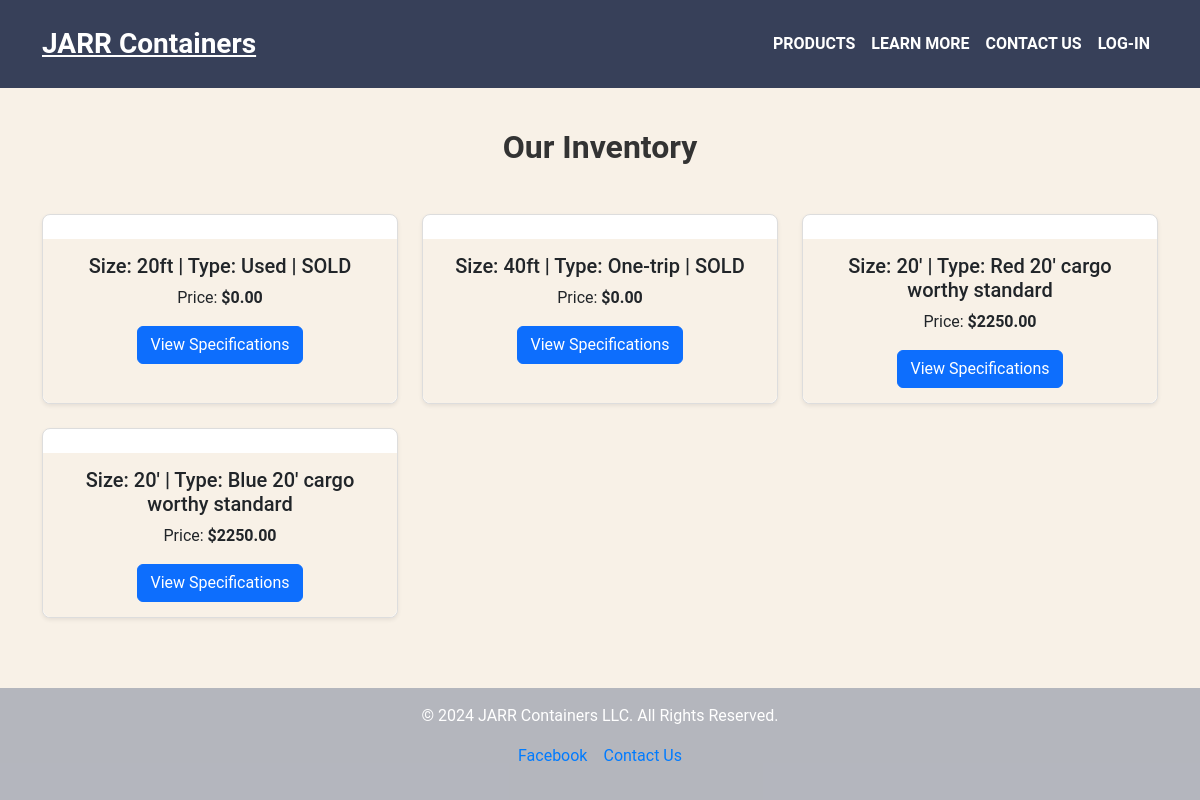
Page /products on the committed database.
### app.py (models this page shows, shortened)
class Container(db.Model):
    id = db.Column(db.Integer, primary_key=True)
    image1 = db.Column(db.String(200), nullable=True)
    image2 = db.Column(db.String(200), nullable=True)
    image3 = db.Column(db.String(200), nullable=True)
    image4 = db.Column(db.String(200), nullable=True)
    image5 = db.Column(db.String(200), nullable=True)
    price = db.Column(db.Float, nullable=False)
    size = db.Column(db.String(50), nullable=False)
    type = db.Column(db.String(50), nullable=False)
    details = db.Column(db.Text, nullable=False)

### app.py (the view)
@app.route('/products')
def products():
    containers = Container.query.all()
    return render_template('products.html', containers=containers)

### templates/products.html (shortened to what this page needs)
{% extends 'base.html' %}
{% block content %}
<section class="container py-5">
    <h2 class="text-center mb-5">Our Inventory</h2>
    <div class="row gy-4">
        {% if containers %}
            {% for container in containers %}
            <div class="col-md-6 col-lg-4">
                <div class="card w-100 h-100 shadow-sm">
                    <div class="card-body">
                        <h5 class="card-title">Size: {{ container.size }} | Type: {{ container.type }}</h5>
                        <p class="card-text">Price: <strong>${{ '{:.2f}'.format(container.price) }}</strong></p>
                        <a href="{{ url_for('product_specifications', container_id=container.id) }}" class="btn btn-primary">View Specifications</a>
                    </div>
                </div>
            </div>
            {% endfor %}
        {% else %}
        <p class="text-center">No containers are available at the moment. Please check back later!</p>
        {% endif %}
    </div>
</section>
{% endblock %}

### static/css/styles.css (style rules this page uses)
* { margin: 0; padding: 0; box-sizing: border-box; }
html, body { height: 100%; margin: 0; }
body { padding-top: 80px; font-family: 'Roboto', sans-serif; background-color: #f8f1e7; color: #000; display: flex; flex-direction: column; }
section { padding: 60px 20px; }
section h2 { font-weight: 700; }
.card { border: 1px solid #ddd; border-radius: 8px; transition: transform 0.2s ease, box-shadow 0.2s ease; width: 30%; box-sizing: border-box; }
.card-body { text-align: center; background-color: #f8f1e7; border-radius: 0 0 8px 8px; padding: 15px; }
.card-text { font-size: medium; }
h2 { font-size: 2rem; font-weight: 700; color: #333; }
section h2 { font-weight: 700; font-size: 2rem; color: #333; }

### rows in the picture
Container: size "20ft", type "Used | SOLD", price "0.00"
Container: size "40ft", type "One-trip | SOLD", price "0.00"
Container: size "20'", type "Red 20' cargo worthy standard", price "2250.00"
Container: size "20'", type "Blue 20' cargo worthy standard", price "2250.00"
